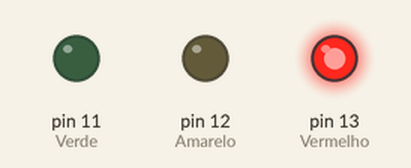
Simulated run of this sketch. Board: Arduino Uno, built with avr-gcc and run on an emulated ATmega328P. Parts: output pins drawn as LEDs (lit = HIGH).

Above: at 1.0 s.
At 3.0 s:
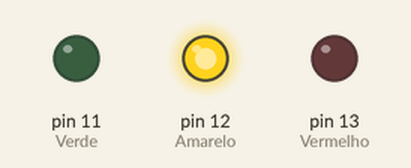
At 5.0 s:
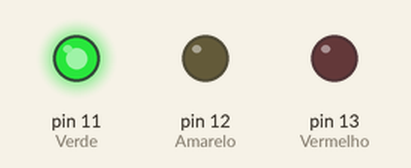
Timing chart, 0 to 7.8 s (numbered marks = the images above):
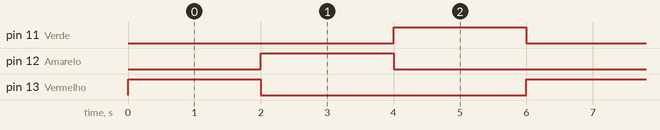

Measured:
- by itself, pin 11 (Verde), pin 12 (Amarelo), pin 13 (Vermelho): alternates HIGH for 2.0 s and LOW for 4.0 s
- by itself, everything shown: repeats every 6.0 s, in 3 steps

The sketch:

semaforo32-botao.ino
```cpp
void setup() {
  // indicando para o arduíno quais portas vamos usar
  pinMode(13, OUTPUT);// Vermelho
  pinMode(12, OUTPUT);// Amarelo
  pinMode(11, OUTPUT);// Verde
}

void loop() {
  digitalWrite(13, HIGH);// Vermelho
  digitalWrite(12, LOW);// Amarelo
  digitalWrite(11, LOW);// Verde
  delay(2000);
  digitalWrite(13, LOW);// Vermelho
  digitalWrite(12, HIGH);// Amarelo
  digitalWrite(11, LOW);// Verde
  delay(2000);
  digitalWrite(13, LOW);// Vermelho
  digitalWrite(12, LOW);// Amarelo
  digitalWrite(11, HIGH);// Verde
  delay(2000);
}
```
